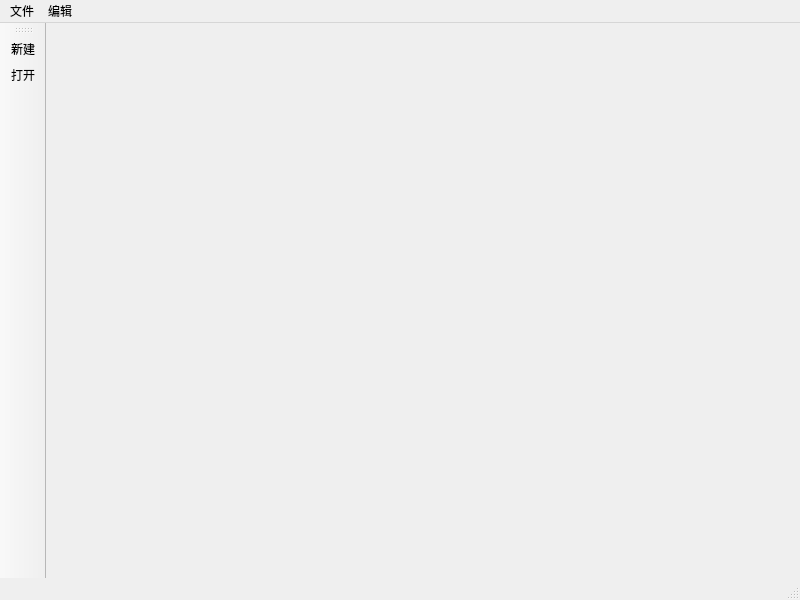
<?xml version="1.0" encoding="UTF-8"?>
<ui version="4.0">
 <class>MainWindow</class>
 <widget class="QMainWindow" name="MainWindow">
  <property name="geometry">
   <rect>
    <x>0</x>
    <y>0</y>
    <width>800</width>
    <height>600</height>
   </rect>
  </property>
  <property name="windowTitle">
   <string>MainWindow</string>
  </property>
  <widget class="QWidget" name="centralwidget"/>
  <widget class="QMenuBar" name="menubar">
   <property name="geometry">
    <rect>
     <x>0</x>
     <y>0</y>
     <width>800</width>
     <height>21</height>
    </rect>
   </property>
   <widget class="QMenu" name="menu">
    <property name="title">
     <string>文件</string>
    </property>
    <addaction name="actionNew"/>
    <addaction name="actionOpen"/>
   </widget>
   <widget class="QMenu" name="menu_2">
    <property name="title">
     <string>编辑</string>
    </property>
    <addaction name="actionColor"/>
    <addaction name="actionFont"/>
   </widget>
   <addaction name="menu"/>
   <addaction name="menu_2"/>
  </widget>
  <widget class="QStatusBar" name="statusbar"/>
  <widget class="QToolBar" name="toolBar">
   <property name="windowTitle">
    <string>toolBar</string>
   </property>
   <attribute name="toolBarArea">
    <enum>LeftToolBarArea</enum>
   </attribute>
   <attribute name="toolBarBreak">
    <bool>false</bool>
   </attribute>
   <addaction name="actionNew"/>
   <addaction name="actionOpen"/>
  </widget>
  <action name="actionNew">
   <property name="text">
    <string>新建</string>
   </property>
  </action>
  <action name="actionOpen">
   <property name="text">
    <string>Open</string>
   </property>
   <property name="iconText">
    <string>打开</string>
   </property>
  </action>
  <action name="actionColor">
   <property name="text">
    <string>颜色</string>
   </property>
  </action>
  <action name="actionFont">
   <property name="text">
    <string>字体</string>
   </property>
  </action>
  <action name="actioncolor">
   <property name="text">
    <string>color</string>
   </property>
  </action>
 </widget>
 <resources/>
 <connections/>
</ui>
